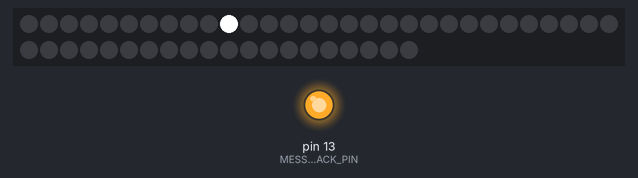
The sketch below on a simulated Arduino Uno, built with avr-gcc and run on an emulated ATmega328P. Shown: 50 RGB LEDs in strip order, left to right, continuing on the next row, output pins drawn as LEDs (lit = HIGH). The strip is taken to match the declared colour order; what the sketch prints to the serial monitor is not drawn.

Above: at 0.4 s.
At 1.9 s:
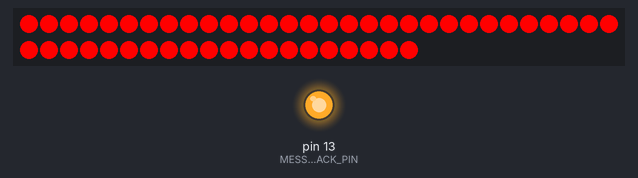
At 2.4 s:
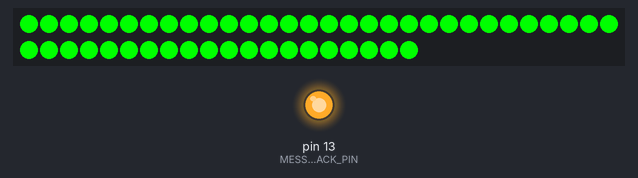
At 3.4 s:
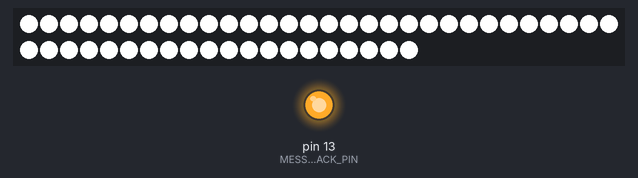
Timing chart, 0 to 5.9 s (numbered marks = the images above):
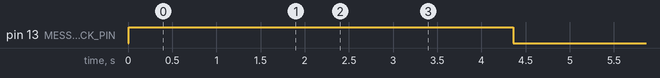

The sketch:

PixelProcessor.ino
```cpp
//===================================================================
/*
 * Copyright (C) 2022 James Amor.   All Rights Reserved.
 *
 * NOTICE:  All information contained herein is, and remains
 * the property of James Amor. The intellectual and technical concepts
 * contained herein are proprietary to James Amor and may be covered by
 * UK and Foreign Patents, patents in process, and are protected by
 * trade secret or copyright law.
 * Dissemination of this information or reproduction of this material
 * is strictly forbidden unless prior written permission is obtained
 * from James Amor.
 */
//===================================================================


#include <Adafruit_NeoPixel.h>
#include "RenardInterface.h"

#define PIXEL_LED_COUNT 50
#define MESSAGE_FEEDBACK_PIN 13
#define PIXEL_DATA_PIN 2

Adafruit_NeoPixel strip = Adafruit_NeoPixel(PIXEL_LED_COUNT, PIXEL_DATA_PIN, NEO_RGB + NEO_KHZ400);


void setup()
{
  Serial.begin(57600);
  delay(10);

  pinMode(MESSAGE_FEEDBACK_PIN, OUTPUT);
  digitalWrite (MESSAGE_FEEDBACK_PIN, HIGH);

  strip.begin();
  strip.show(); // Initialize all pixels to 'off'
  delay(100);


  for (byte testPixel = 0; testPixel < PIXEL_LED_COUNT; testPixel++)
  {
    for (byte idx = 0; idx < PIXEL_LED_COUNT; idx++)
    {
      if (idx == testPixel)
      {
        strip.setPixelColor(idx, strip.Color(255, 255, 255));
      }
      else
      {
        strip.setPixelColor(idx, strip.Color(0,0,0));
      }
    }

    strip.show();
    delay(20);
  }

  delay(500);

  for (byte idx = 0; idx < PIXEL_LED_COUNT; idx++)
  {
    strip.setPixelColor(idx, strip.Color(255, 0, 0));
  }
  strip.show();
  delay(500);

  for (byte idx = 0; idx < PIXEL_LED_COUNT; idx++)
  {
    strip.setPixelColor(idx, strip.Color(0, 255, 0));
  }
  strip.show();
  delay(500);

  for (byte idx = 0; idx < PIXEL_LED_COUNT; idx++)
  {
    strip.setPixelColor(idx, strip.Color(0, 0, 255));
  }
  strip.show();
  delay(500);

  for (byte idx = 0; idx < PIXEL_LED_COUNT; idx++)
  {
    strip.setPixelColor(idx, strip.Color(255, 255, 255));
  }
  strip.show();
  delay(500);

  for (byte idx = 0; idx < PIXEL_LED_COUNT; idx++)
  {
    strip.setPixelColor(idx, strip.Color(0, 0, 0));
  }
  strip.show();
  delay(500);

  Serial.println ("Started");
  digitalWrite (MESSAGE_FEEDBACK_PIN, LOW);
}

void loop()
{
  uint8_t bytes[200];
  uint16_t bytes_read;
  bytes_read = renardRead(&bytes[0], 150);

  if ( bytes_read == 150 )
  {
    //Now process the channel info into specifics
    byte red_val = 0;
    byte green_val = 0;
    byte blue_val = 0;

    //First half of the string get output in order
    for (byte pixel = 0; pixel < (PIXEL_LED_COUNT / 2); pixel ++)
    {
      red_val = bytes[(pixel * 3)];
      green_val = bytes[(pixel * 3) + 1];
      blue_val = bytes[(pixel * 3) + 2];

      strip.setPixelColor(pixel, strip.Color(red_val, green_val, blue_val));
    }

    //Second half of the string get output in reverse order
    for (byte pixel = 0; pixel < (PIXEL_LED_COUNT / 2); pixel ++)
    {
      red_val = bytes[(PIXEL_LED_COUNT * 3) - ((pixel * 3) + 3)];
      green_val = bytes[(PIXEL_LED_COUNT * 3) - ((pixel * 3) + 2)];
      blue_val = bytes[(PIXEL_LED_COUNT * 3) - ((pixel * 3) + 1)];

      strip.setPixelColor(pixel + (PIXEL_LED_COUNT / 2), strip.Color(red_val, green_val, blue_val));
    }

    strip.show();

    digitalWrite (MESSAGE_FEEDBACK_PIN, (digitalRead(MESSAGE_FEEDBACK_PIN) == LOW ? HIGH : LOW));
  }
  else
  {
    Serial.print ("X ");
    Serial.print (bytes_read);
    Serial.println (" X");
  }
}
```

RenardInterface.cpp
```cpp
#include "RenardInterface.h"

static bool renard_sync = false;

void wait_for_serial()
{
  while (Serial.available() == 0)
  {
  }
}

int renardReadBytes( uint8_t *bytes, uint16_t bytes_size )
{
  int in_byte = 0;
  int bytes_read;

  for ( bytes_read = 0; bytes_read < bytes_size; )
  {
    wait_for_serial();
    in_byte = Serial.read();

    switch (in_byte)
    {
      case(0x7E): // We saw the sync byte, start over!
        renard_sync = true;
        return bytes_read;

      case(0x7D): // Skip the pad byte
        continue;

      case(0x7F): // Escape character, we need to read one more byte to get our actual data
        wait_for_serial();
        in_byte = (byte) Serial.read();
        switch (in_byte)
        {
          case(0x2F): // renard wants an 0x7D
            in_byte = 0x7D;
          case(0x30): // renard wants an 0x7E
            in_byte = 0x7E;
          case(0x31): // renard wants an 0x7F
            in_byte = 0x7F;
        }
      }

    bytes[bytes_read++] = in_byte;
  }

  return bytes_read;
}

int renardRead( uint8_t *bytes, uint16_t byte_count )
{
  int in_byte = 0;

  while (renard_sync == false)
  {
    wait_for_serial();
    in_byte = (byte) Serial.read();
    if ( in_byte == 0x7E ) // Sync byte signifies start of packet
    {
      renard_sync = true;
    }
  }

  if (renard_sync == true)
  {
    renard_sync = false;
    wait_for_serial();
    in_byte = Serial.read();
    if (in_byte == 0x80) // Read from here
    {
      return renardReadBytes(bytes, byte_count);
    }
  }

  return 0;
}
```

RenardInterface.h
```cpp
#include <Arduino.h>

#ifndef RenardInterface_h
#define RenardInterface_h


void wait_for_serial();
int renardReadBytes( uint8_t *bytes, uint16_t bytes_size );
int renardRead( uint8_t *bytes, uint16_t byte_count );

#endif
```

Measured:
- what the display in image 1 shows lasts 0.5 s, from 1.8 s to 2.3 s
